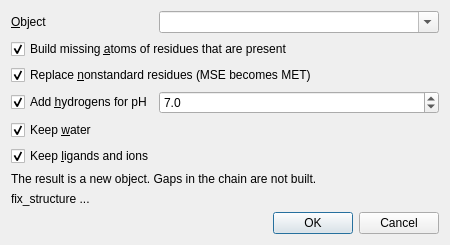
<?xml version="1.0" encoding="UTF-8"?>
<ui version="4.0">
 <class>Form</class>
 <widget class="QWidget" name="Form">
  <property name="windowTitle"><string notr="true">Fix Structure</string></property>
  <layout class="QVBoxLayout" name="verticalLayout">
   <item>
    <layout class="QGridLayout" name="gridLayout">
     <item row="0" column="0">
      <widget class="QLabel" name="label_object">
       <property name="text"><string notr="true">&amp;Object</string></property>
       <property name="buddy"><cstring>input_object</cstring></property>
      </widget>
     </item>
     <item row="0" column="1">
      <widget class="QComboBox" name="input_object">
       <property name="editable"><bool>true</bool></property>
       <property name="minimumSize"><size><width>280</width><height>0</height></size></property>
      </widget>
     </item>
    <item row="1" column="0" colspan="2">
     <widget class="QCheckBox" name="input_atoms">
      <property name="text"><string notr="true">Build missing &amp;atoms of residues that are present</string></property>
      <property name="checked"><bool>true</bool></property>
     </widget>
    </item>
    <item row="2" column="0" colspan="2">
     <widget class="QCheckBox" name="input_nonstandard">
      <property name="text"><string notr="true">Replace &amp;nonstandard residues (MSE becomes MET)</string></property>
      <property name="checked"><bool>true</bool></property>
     </widget>
    </item>
     <item row="3" column="0">
      <widget class="QCheckBox" name="input_hydrogens">
       <property name="text"><string notr="true">Add &amp;hydrogens for pH</string></property>
       <property name="checked"><bool>true</bool></property>
      </widget>
     </item>
     <item row="3" column="1">
      <widget class="QDoubleSpinBox" name="input_ph">
       <property name="decimals"><number>1</number></property>
       <property name="maximum"><double>14.0</double></property>
       <property name="singleStep"><double>0.5</double></property>
       <property name="value"><double>7.0</double></property>
      </widget>
     </item>
    <item row="4" column="0" colspan="2">
     <widget class="QCheckBox" name="input_water">
      <property name="text"><string notr="true">Keep &amp;water</string></property>
      <property name="checked"><bool>true</bool></property>
     </widget>
    </item>
    <item row="5" column="0" colspan="2">
     <widget class="QCheckBox" name="input_heterogens">
      <property name="text"><string notr="true">Keep &amp;ligands and ions</string></property>
      <property name="checked"><bool>true</bool></property>
     </widget>
    </item>
    </layout>
   </item>
   <item>
    <widget class="QLabel" name="label_note">
     <property name="text"><string notr="true">The result is a new object. Gaps in the chain are not built.</string></property>
     <property name="wordWrap"><bool>true</bool></property>
    </widget>
   </item>
   <item>
    <widget class="QLabel" name="output_command">
     <property name="text"><string notr="true">fix_structure ...</string></property>
     <property name="textInteractionFlags"><set>Qt::TextSelectableByMouse</set></property>
     <property name="wordWrap"><bool>true</bool></property>
    </widget>
   </item>
   <item>
    <widget class="QDialogButtonBox" name="buttons">
     <property name="standardButtons"><set>QDialogButtonBox::Cancel|QDialogButtonBox::Ok</set></property>
    </widget>
   </item>
  </layout>
 </widget>
 <tabstops>
  <tabstop>input_object</tabstop>
  <tabstop>input_atoms</tabstop>
  <tabstop>input_nonstandard</tabstop>
  <tabstop>input_hydrogens</tabstop>
  <tabstop>input_ph</tabstop>
  <tabstop>input_water</tabstop>
  <tabstop>input_heterogens</tabstop>
  <tabstop>buttons</tabstop>
 </tabstops>
 <resources/>
 <connections/>
</ui>
